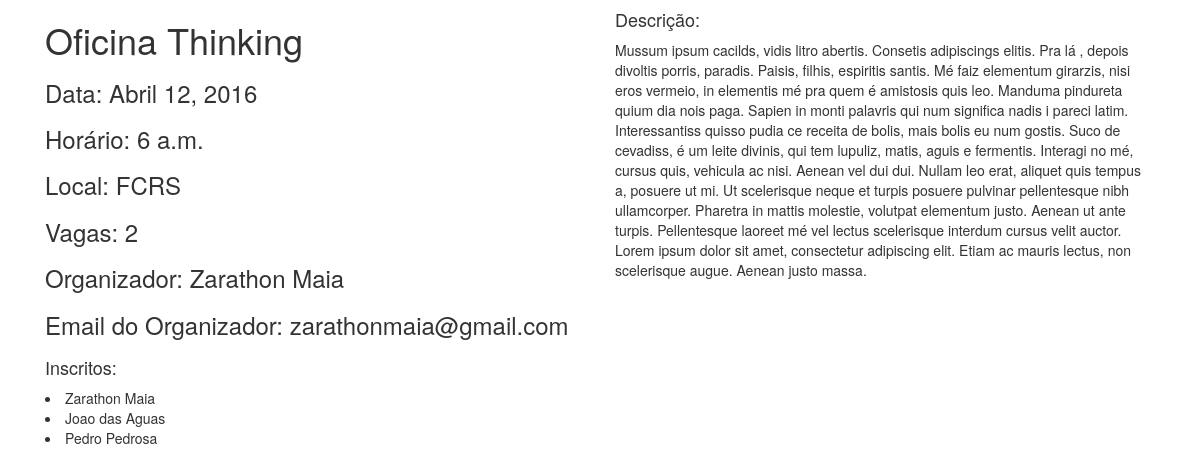
The page /evento/mostrar/1 on the database its author committed.
### evento/models.py (models this page shows, shortened)
@python_2_unicode_compatible
class Evento(models.Model):
    nome = models.CharField(max_length=200)
    data = models.DateField()
    local = models.CharField(max_length=200)
    descricao = models.TextField(blank=True)
    horario = models.TimeField()
    vagas = models.PositiveIntegerField()
    organizador = models.CharField(max_length=200)
    email_organizador = models.EmailField()

class Inscricao(models.Model):
    evento = models.ForeignKey(Evento, on_delete=models.SET_NULL, null=True)
    usuario = models.ForeignKey(Usuario, on_delete=models.SET_NULL, null=True)

@python_2_unicode_compatible
class Usuario(models.Model):
    nome = models.CharField(max_length=200)
    email = models.EmailField(unique=True)
    cpf = models.CharField(max_length=200, unique=True)
    genero = models.CharField(max_length=200, choices=GENERO_CHOICES)
    telefone = models.CharField(max_length=200)
    idade = models.PositiveIntegerField()
    cidade = models.CharField(max_length=200)
    estado = models.CharField(max_length=200, choices=ESTADOS_CHOICES)

### evento/views.py (the view)
# urls.py: url(r'^mostrar/(?P<id>[0-9]+)$', views.mostrar_evento, name='mostrar_evento'),
def mostrar_evento(request, id):
    evento = get_object_or_404(Evento, id=id)
    return render(request, 'evento/mostrarEvento.html', {'evento': evento})

### evento/templates/evento/mostrarEvento.html (shortened to what this page needs)
{% load staticfiles %}
<!DOCTYPE html>
<html>
  <head>
    <link href="{% static 'evento/css/bootstrap.min.css' %}" rel="stylesheet">
  </head>
  <body>
    <div class="container">
      <div class="col-md-6">
        <h1>{{evento.nome}}</h1>
        <h3>Data: {{evento.data}}</h3>
        <h3>Horário: {{evento.horario}}</h3>
        <h3>Local: {{evento.local}}</h3>
        <h3>Vagas: {{evento.vagas}}</h3>
        <h3>Organizador: {{evento.organizador}}</h3>
        <h3>Email do Organizador: {{evento.email_organizador}}</h3>
      </div>
      <div class="col-md-6">
        <h4>Descrição:</h4>
      <p>
        {{evento.descricao}}
      </p>
      </div>
      <div class="col-md-12">
        <h4>Inscritos:</h4>
        {% for i in evento.inscricao_set.all %}
          <li>{{i.usuario.nome}}</li>
          {% endfor %}
      </div>
    </div>
  </body>
</html>

### rows shown on the page
Evento: nome "Oficina Thinking", data "Abril 12, 2016", horario "6 a.m.", local "FCRS", vagas "2", organizador "Zarathon Maia", email_organizador "zarathonmaia@gmail.com", descricao "Mussum ipsum cacilds, vidis litro abertis. Consetis adipiscings elitis. Pra lá , depois divoltis porris, paradis. Paisis, filhis, espiritis santis. Mé faiz elementum girarzis, nisi eros vermeio, in elementis mé pra quem é amistosis quis leo. Manduma pindureta quium dia nois paga. Sapien in monti palavris qui num significa nadis i pareci latim. Interessantiss quisso pudia ce receita de bolis, mais bolis eu num gostis. Suco de cevadiss, é um leite divinis, qui tem lupuliz, matis, aguis e fermentis. Interagi no mé, cursus quis, vehicula ac nisi. Aenean vel dui dui. Nullam leo erat, aliquet quis tempus a, posuere ut mi. Ut scelerisque neque et turpis posuere pulvinar pellentesque nibh…"
Inscricao: usuario.nome "Zarathon Maia"
Inscricao: usuario.nome "Joao das Aguas"
Inscricao: usuario.nome "Pedro Pedrosa"
